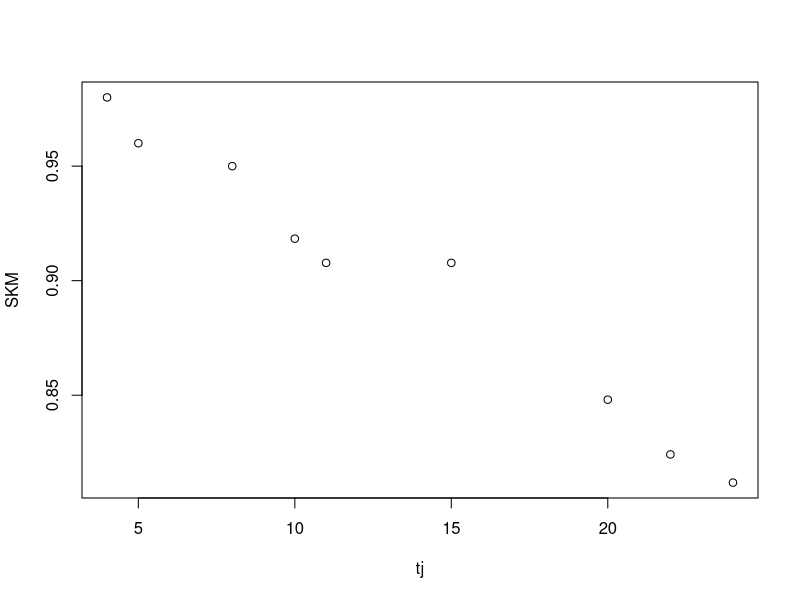
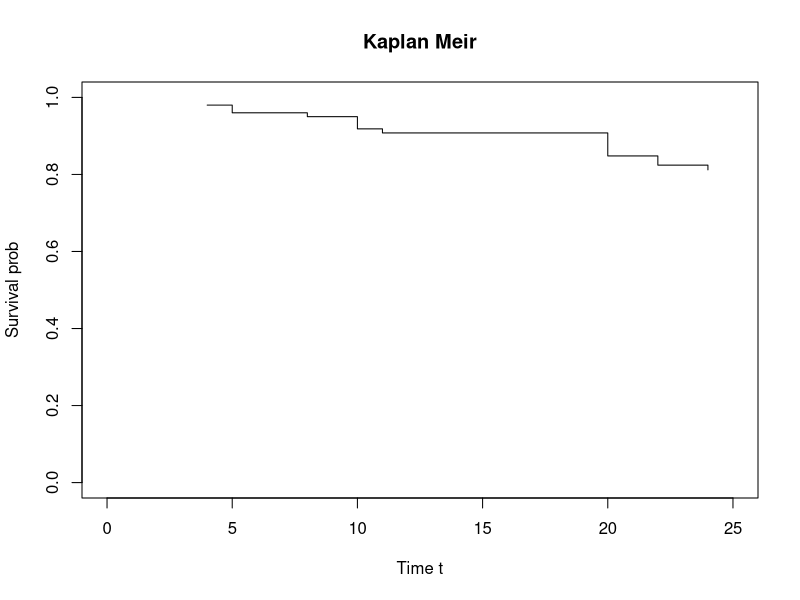
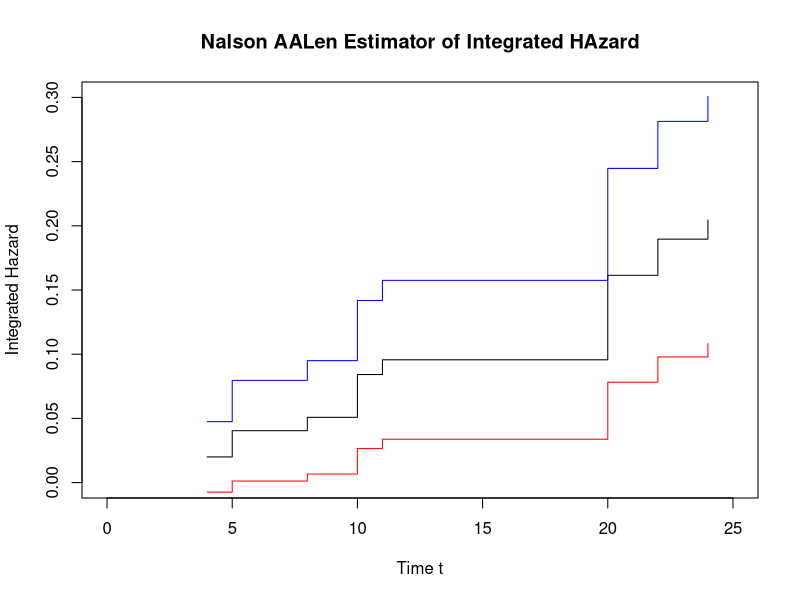

Recreate these plots in R, in order.
#Estimating the lifetime distributions
#(i)b
tj <- c(4,5,8,10,11,15,20,22,24)
dj <- c(2,2,1,3,1,0,5,2,1)
nj <- c(100,98,96,90,87,86,76,71,67)


#lambda j = dj/nj
#S kaplan meir = pi(1-lambda j)
1-dj/nj

#cumulative product

SKM = cumprod(1-dj/nj)
SKM

#plot by default we get a  scatter plot
plot(tj,SKM)

#for a step function
plot(tj,SKM,type="s",xlim=c(0,25),ylim=c(0,1),xlab="Time t" , ylab ="Survival prob",main="Kaplan Meir")


#integrated hazard
#lambda=summation(dj/nj)
lambda=cumsum(dj/nj)
lambda

#var(lambda)=summation(dj*(nj-dj)/nj^3)
var=cumsum(dj*(nj-dj)/nj^3)
var

plot(tj,lambda,type="s",xlim=c(0,25),ylim=c(0,0.3),xlab="Time t" , ylab ="Integrated Hazard" , main="Nalson AALen Estimator of Integrated HAzard")


lines(tj,lambda-1.96*sqrt(var),type="s",col="red") #CONFIENCE INTERVAL
lines(tj,lambda+1.96*sqrt(var),type="s",col="blue")


Sna=exp(lambda)
Sna

data.frame(tj,SKM,Sna,SKM<=Sna)

SKM<=Sna
